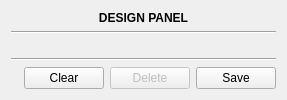
  <widget class="QWidget" name="centralWidget">
   <layout class="QGridLayout" name="gridLayout_5">
    <item row="1" column="0">
     <widget class="Line" name="line">
      <property name="orientation">
       <enum>Qt::Horizontal</enum>
      </property>
     </widget>
    </item>
    <item row="2" column="0">
     <layout class="QGridLayout" name="gridLayout_2">
      <item row="0" column="0">
       <layout class="QGridLayout" name="designPanelLayout">
        <item row="0" column="0">
         <widget class="QWidget" name="tmpWidget" native="true">
          <property name="sizePolicy">
           <sizepolicy hsizetype="Preferred" vsizetype="MinimumExpanding">
            <horstretch>0</horstretch>
            <verstretch>0</verstretch>
           </sizepolicy>
          </property>
         </widget>
        </item>
       </layout>
      </item>
     </layout>
    </item>
    <item row="0" column="0">
     <widget class="QLabel" name="label_8">
      <property name="sizePolicy">
       <sizepolicy hsizetype="Preferred" vsizetype="Fixed">
        <horstretch>0</horstretch>
        <verstretch>0</verstretch>
       </sizepolicy>
      </property>
      <property name="font">
       <font>
        <weight>75</weight>
        <bold>true</bold>
       </font>
      </property>
      <property name="text">
       <string>DESIGN PANEL</string>
      </property>
      <property name="alignment">
       <set>Qt::AlignCenter</set>
      </property>
     </widget>
    </item>
    <item row="4" column="0">
     <layout class="QGridLayout" name="gridLayout_10">
      <item row="0" column="1">
       <widget class="QLabel" name="label_21">
        <property name="text">
         <string/>
        </property>
       </widget>
      </item>
      <item row="0" column="2">
       <layout class="QGridLayout" name="gridLayout_9">
        <item row="0" column="0">
         <widget class="QPushButton" name="clearDropListButton">
          <property name="text">
           <string>Clear</string>
          </property>
         </widget>
        </item>
        <item row="0" column="1">
         <widget class="QPushButton" name="deleteDropListItemsButton">
          <property name="enabled">
           <bool>false</bool>
          </property>
          <property name="text">
           <string>Delete</string>
          </property>
         </widget>
        </item>
        <item row="0" column="2">
         <widget class="QPushButton" name="saveDropListButton">
          <property name="text">
           <string>Save</string>
          </property>
         </widget>
        </item>
       </layout>
      </item>
     </layout>
    </item>
    <item row="3" column="0">
     <widget class="Line" name="line_4">
      <property name="orientation">
       <enum>Qt::Horizontal</enum>
      </property>
     </widget>
    </item>
   </layout>
  </widget>
